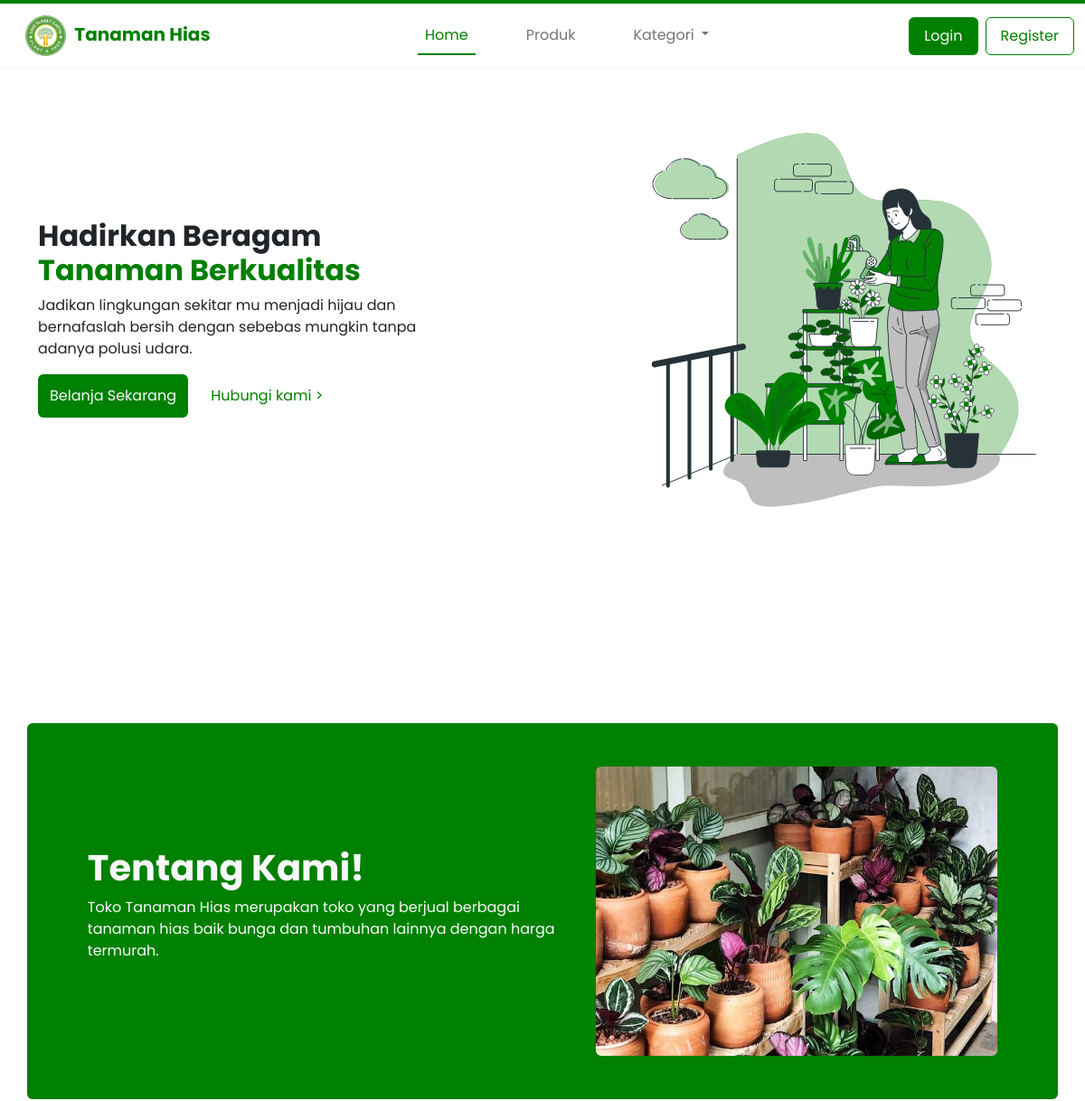
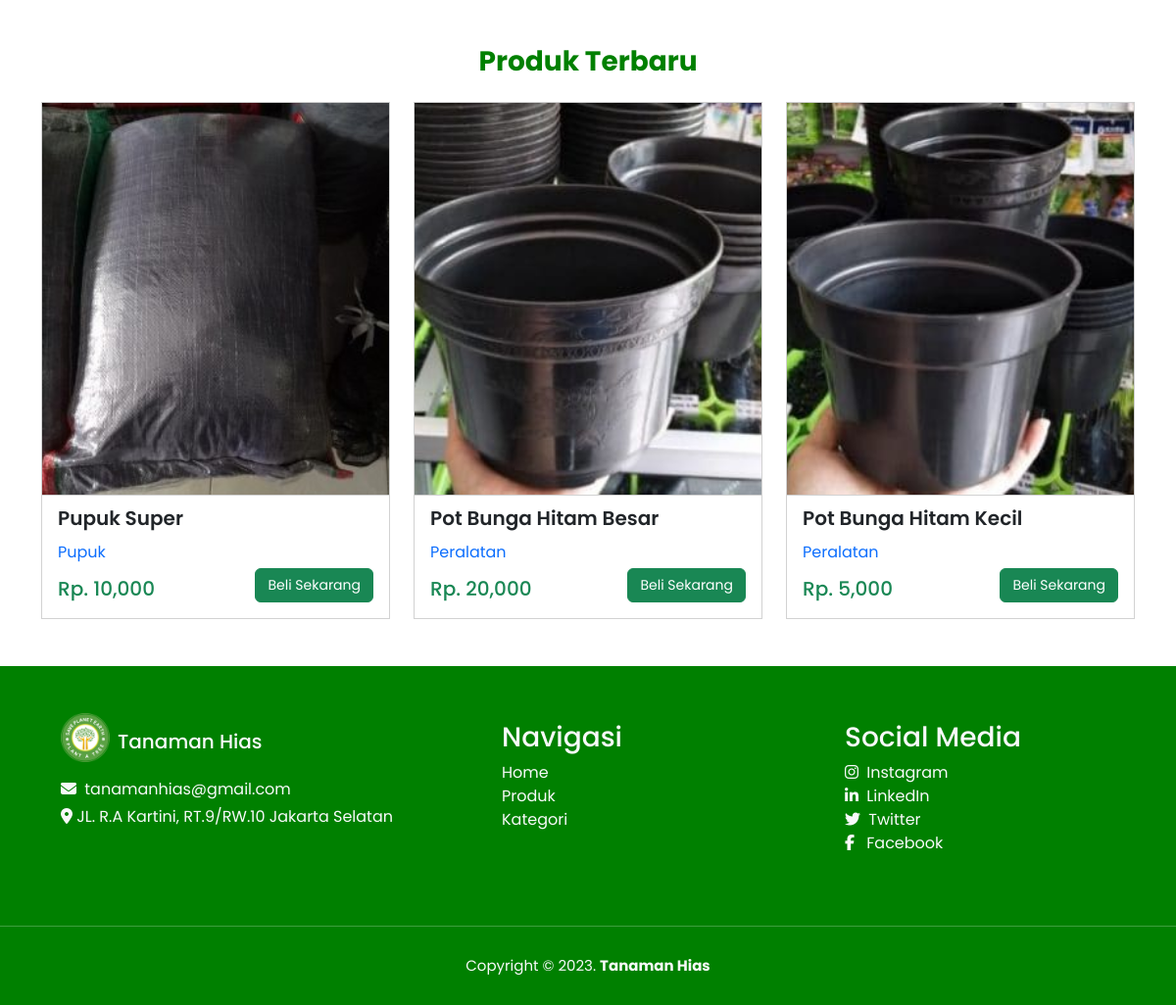
The page / on the database its author committed (2 pictures, top to bottom).
### tables this page shows
CREATE TABLE `produk` (
  `idproduk` int(11) NOT NULL AUTO_INCREMENT,
  `idkategori` int(11) NOT NULL,
  `namaproduk` text NOT NULL,
  `keywordpencarian` text NOT NULL,
  `harga` varchar(255) NOT NULL,
  `berat` varchar(15) NOT NULL,
  `stok` varchar(15) NOT NULL,
  `gambar` text NOT NULL,
  `video` varchar(255) NOT NULL,
  `deskripsi` longtext NOT NULL,
  PRIMARY KEY (`idproduk`)
);

CREATE TABLE `kategori` (
  `idkategori` int(11) NOT NULL AUTO_INCREMENT,
  `judulkategori` varchar(255) NOT NULL,
  PRIMARY KEY (`idkategori`)
);

### index.php (the view, shortened to what this page needs)
<?php include 'header.php'; ?>
<div class="container-fluid" style="height: 100vh;">
	<div class="container">
		<div class="row justify-content-between align-items-center mt-xl-0" style="height: 60vh; position: relative; top: 7em;">
			<div class="col-xl-5">
				<h2 style="font-weight: bold;">Hadirkan Beragam <span style="color: #008000;">Tanaman
						Berkualitas</span>
				</h2>
				<p>
					Jadikan lingkungan sekitar mu menjadi hijau dan bernafaslah bersih dengan sebebas mungkin tanpa
					adanya polusi udara.
				</p>
				<button class="btn text-light" style="background: #008000; height: 48px;">
					Belanja Sekarang
				</button>
				<button class="btn ms-2" style="height: 48px; color: #008000;">Hubungi
					kami
					></button>
			</div>
			<div class="col-xl-5 mt-3 mt-xl-0 p-0">
				<img src="./foto/ils.svg" style="width: 100%;">
			</div>
		</div>
	</div>
</div>
<div class="container-fluid mb-5">
	<div class="container">
		<div class="row px-xl-2 py-xl-5 p-3 rounded justify-content-center" style="background: #008000;">
			<div data-aos="zoom-in" class="col-12 col-xl-6 text-light d-flex flex-column justify-content-center">
				<h1 style="font-weight: bold;">Tentang Kami!</h1>
				<p>
					Toko Tanaman Hias merupakan toko yang berjual berbagai tanaman hias baik bunga dan tumbuhan lainnya dengan harga termurah.
				</p>
			</div>
			<div class="col-12 col-xl-5">
				<img src="./foto/depan.jpg" class="rounded mb-4 mt-xl-0" style="width: 100%;height:100%;" alt="nepil image">
			</div>
		</div>
	</div>
</div>
<div class="container-fluid mb-5">
	<div class="container">
		<div class="row">
			<h3 class="text-center mb-4" style="color: #008000; font-weight: bold;">
				Produk Terbaru
			</h3>
		</div>
		<div class="row" style="row-gap: 20px;">
			<?php $ambil = $koneksi->query("SELECT * FROM produk LEFT JOIN kategori ON produk.idkategori=kategori.idkategori order by idproduk desc limit 3"); ?>
			<?php while ($hasilproduk = $ambil->fetch_assoc()) { ?>
				<div class="col-xl-4 mt-3 mt-xl-0">
					<div class="card" style="border-radius: 0;">
						<div class="card-body p-0">
							<a href="produkdetail.php?id=<?= $hasilproduk['idproduk']; ?>">
								<div class="col-xl-12" style="height: 50vh">
									<img src="foto/<?= $hasilproduk['gambar'] ?>" style="width: 100%; height: 100%; object-fit: cover" alt="">
								</div>
							</a>
						</div>
						<div class="card-footer" style="background: #fff;">
							<div class="mb-2">
								<p class="mb-0" style="font-weight: 600; font-size: 20px">
									<?= $hasilproduk['namaproduk'] ?>
								</p>
							</div>
							<span class="mb-1 d-inline-block text-primary" style="border-radius: 25px;">
								<?= $hasilproduk['judulkategori']; ?>
							</span>
							<div class="d-flex justify-content-between align-items-center">
								<h5 class="text-success mb-0">
									Rp. <?= number_format($hasilproduk['harga']) ?>
								</h5>
								<a href="produkdetail.php?id=<?= $hasilproduk['idproduk']; ?>" class="btn btn-success mb-2" style="font-size: 14px">
									Beli Sekarang
								</a>
							</div>
						</div>
					</div>
				</div>
			<?php } ?>
		</div>
	</div>
</div>
<?php
include 'footer.php';
?>

### css/public.css (style rules this page uses)
* { padding: 0; margin: 0; scroll-behavior: smooth; box-sizing: border-box; font-family: 'Poppins', sans-serif; text-decoration: none; }

### rows shown on the page
produk: gambar (picture), namaproduk "Pupuk Super", idkategori.judulkategori "Pupuk", harga "10,000"
produk: gambar (picture), namaproduk "Pot Bunga Hitam Besar", idkategori.judulkategori "Peralatan", harga "20,000"
produk: gambar (picture), namaproduk "Pot Bunga Hitam Kecil", idkategori.judulkategori "Peralatan", harga "5,000"
